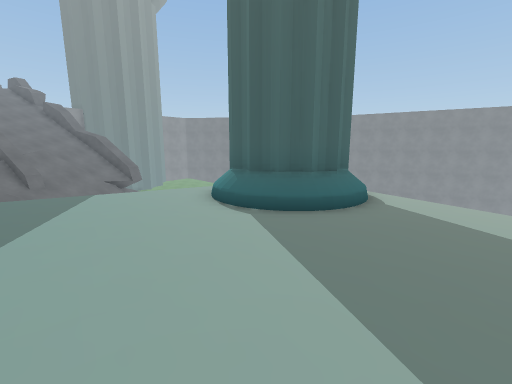
[1] (above)

17 first-person views from a walk through a Unity game level. The camera is 1.5 m above the floor, tilts 10° down and sees 90° across. The floor is counted in squares, 1 m on a side. Each view is taken from the middle of a square. On the plan, view 1 faces up. The plan holds only what a view shows up to about 13 squares ahead; the rest is blank. The place goes on beyond the plan. The player is left out. Some animated figures are not drawn. Some surface patterns are stand-ins.

[2]
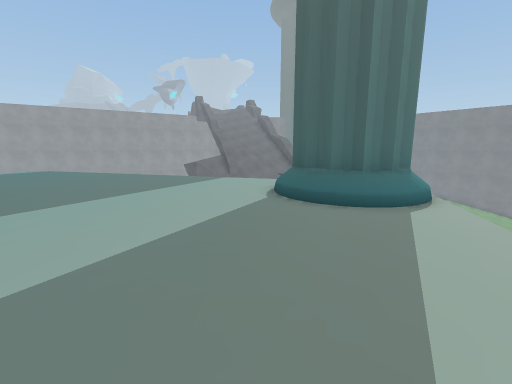

[3]
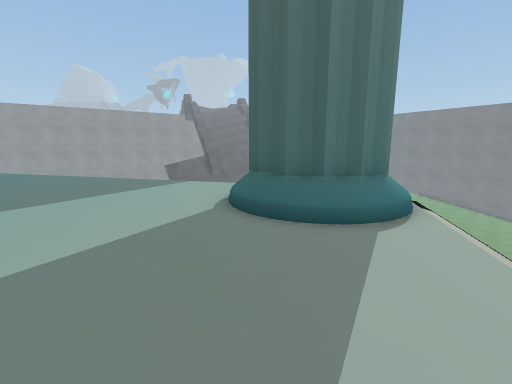

[4]
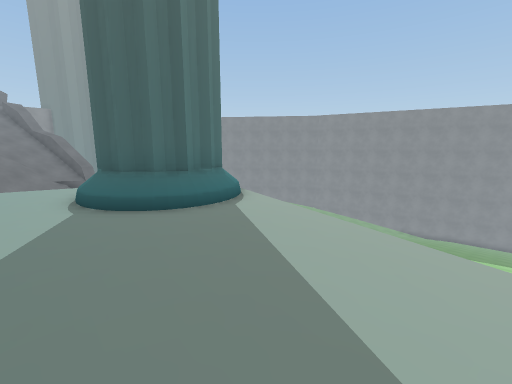

[5]
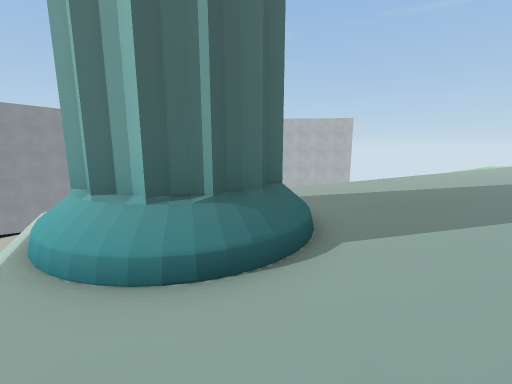

[6]
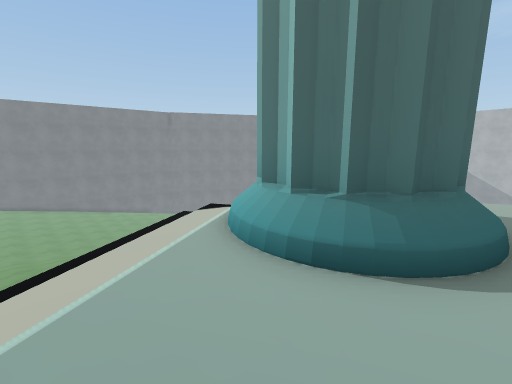

[7]
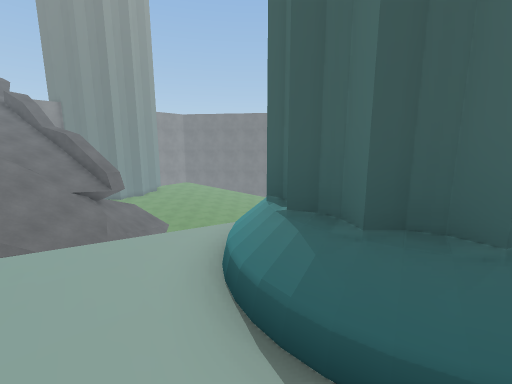

[8]
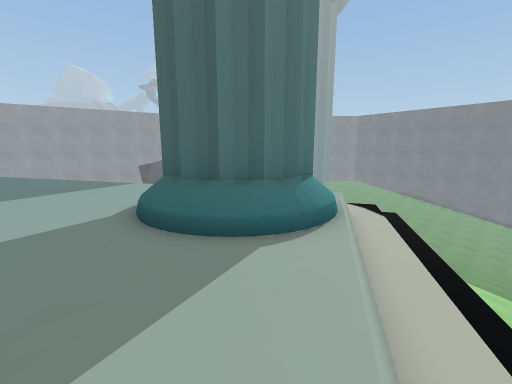

[9]
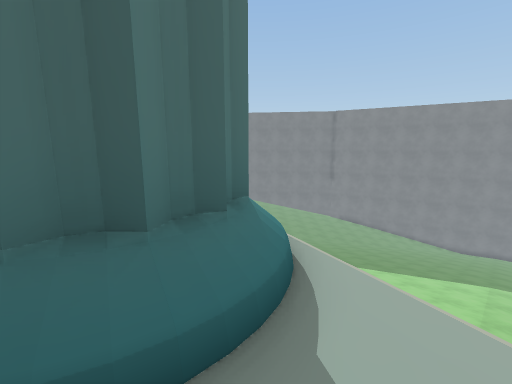

[10]
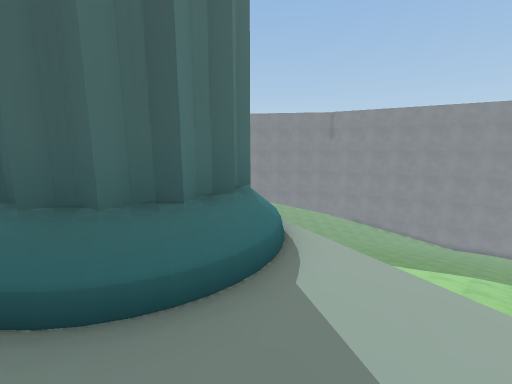

[11]
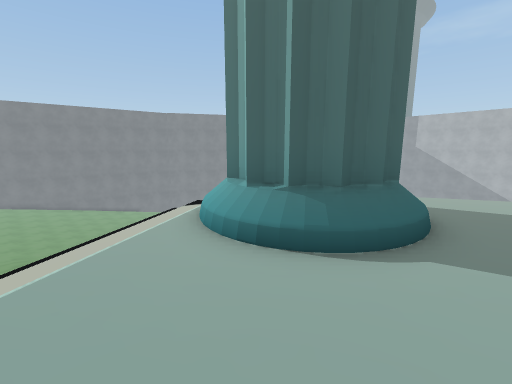

[12]
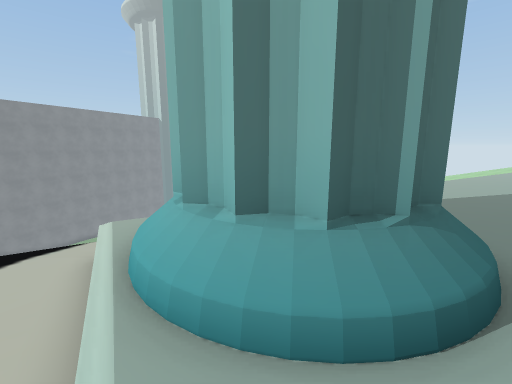

[13]
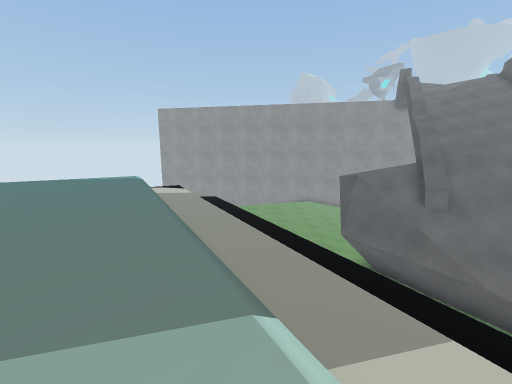

[14]
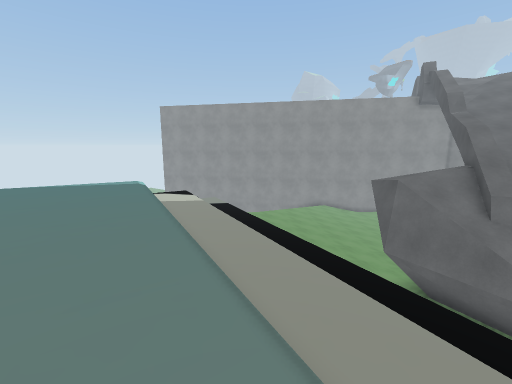

[15]
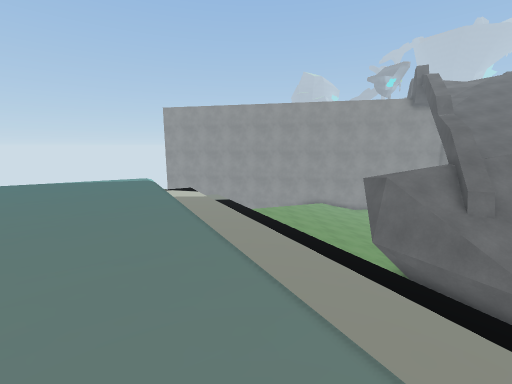

[16]
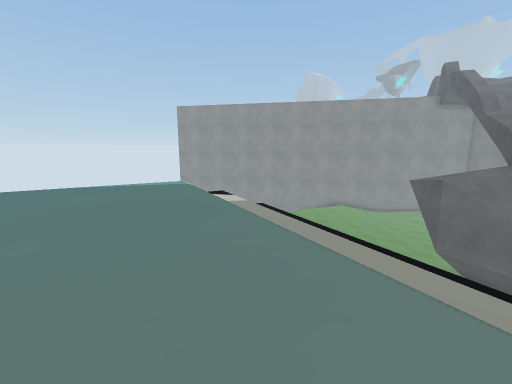

[17]
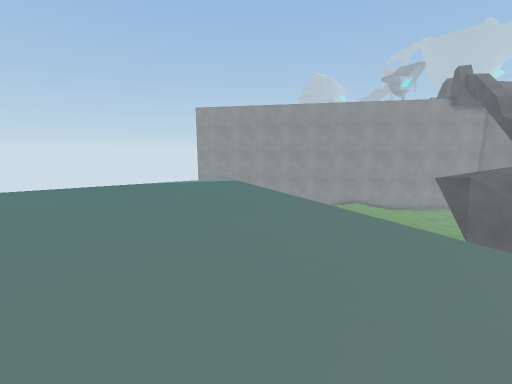

### Floor plan
Key: @ floor where view 1 was taken; # wall or solid block; x gap in a wall; . main floor; : floor 0.5 m higher than the main floor; - floor 0.75 m lower than the main floor; _ floor 3.5 m lower than the main floor; < floor 3.75 m lower than the main floor; ( floor 4.75 m lower than the main floor; ! floor 5 m lower than the main floor; / step, stairs or slope; = window, fence, low wall or low ledge; ^ raised ledge; v drop or lower ground.
Columns run from 17 left of view 1 to 12 right of it. Each row starts with its distance up from view 1.
 23             !!
 22             ((
 21                        //
 20                       ///
 19                       ///
 18                        //
 17       #^^              // ////
 16       #^           ^   // ////
 15      ##^         ^ ^   // ////
 14     ###        ^ ^= ^     ////
 13    ##          ^ --x-     ////
 12 <<##         ^^   =^-^#   ////
 11 __     #  ^^^ --==^^^-^^
 10      ###^^^----v=## ^=^^
  9     ^#^^^= --v..##  #= ^
  8   ^^^^^=---vv...#####.vv
  7 ^^^^^^---vv.....####=.=x
  6 ^^ ^ ---v.........:....v
  5  ^----v................=x
  4 = --v...................v
  3 --vv....................=#
  2 =v.......................=
  1  v.......................=
  0   ...............@........=
 -1   v........          ......

Where each view was taken, in squares from view 1:
view 1: 0 up, 0 right, facing up
view 2: 0 up, 5 right, facing up-left
view 3: 2 up, 5 right, facing up-left
view 4: 0 up, 4 right, facing up
view 5: 7 up, 4 left, facing right
view 6: 6 up, 4 left, facing up-right
view 7: 5 up, 1 left, facing up
view 8: 4 up, 6 right, facing up-left
view 9: 5 up, 3 right, facing up
view 10: 4 up, 3 right, facing up
view 11: 5 up, 4 left, facing up-right
view 12: 9 up, 3 left, facing right
view 13: 8 up, 3 left, facing left
view 14: 7 up, 5 left, facing left
view 15: 7 up, 4 left, facing left
view 16: 5 up, 5 left, facing left
view 17: 3 up, 4 left, facing left
